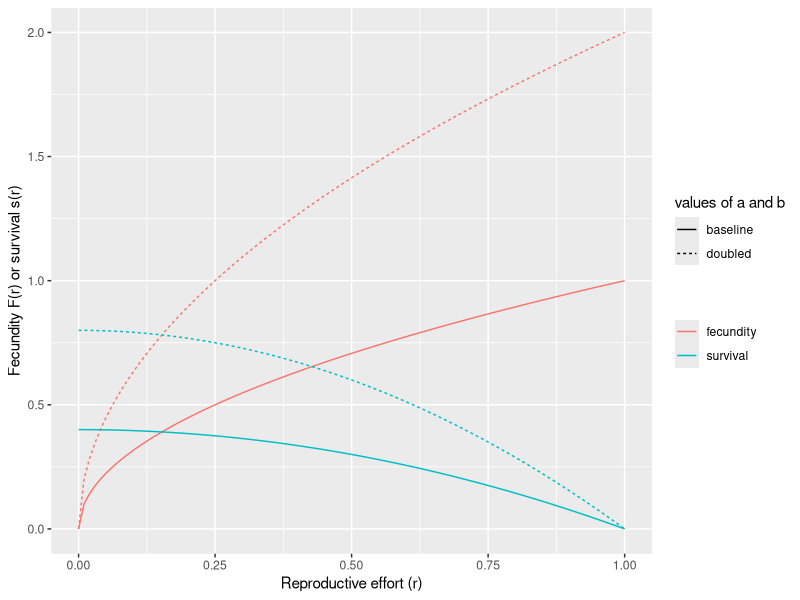

This chart was generated by the following R code:
## ---- chunk 1
library(ggplot2)
library(tidyverse)
library(dplyr)
## ---- chunk 2
a <- 0.4
b <- 1
r <- seq(0, 1, by = 0.01)

fecundity <- b * r^(1/2) # Fecundity
survival <- a * (1 - r^2) # Survival
## ---- chunk 3
a2 <- 0.8
b2 <- 2

fecundity2 <- b2 * r^(1/2) # Fecundity with a & b doubled
survival2 <- a2 * (1 - r^2) # Survival with a & b doubled
## ---- chunk 4
fitness <- data.frame(r, fecundity, survival, fecundity2, survival2)
## ---- chunk 5
fitness <- pivot_longer(fitness, cols = 2:5, names_to = "measure", values_to = "value")
## ---- chunk 6
fitness <- fitness %>% 
  mutate(f_or_s = ifelse(startsWith(measure, "fec"), "fecundity", "survival")) %>% 
  mutate(level = ifelse(endsWith(measure, "2"), "doubled", "baseline"))
## ---- chunk 7
ggplot(data = fitness) +
  geom_line(aes(x = r, y = value, color = f_or_s, linetype = level)) +
  labs(x = "Reproductive effort (r)", y = "Fecundity F(r) or survival s(r)", color = "", linetype = "values of a and b")
## ---- chunk 8
(1/(4*0.1))^(2/3)

(1/(4*0.9))^(2/3)
